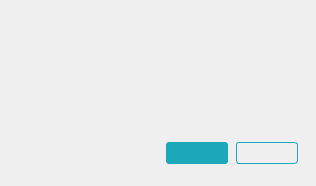
<?xml version="1.0" encoding="UTF-8"?>
<ui version="4.0">
 <class>DealMessageBox</class>
 <widget class="QWidget" name="DealMessageBox">
  <property name="geometry">
   <rect>
    <x>0</x>
    <y>0</y>
    <width>316</width>
    <height>186</height>
   </rect>
  </property>
  <property name="windowTitle">
   <string>DealMessageBox</string>
  </property>
  <property name="styleSheet">
   <string notr="true">
#DealMessageBox QPushButton#cancel{border-radius:3px;border:1px solid #1BA9BA;background:#00000000;color:#1BA9BA;}

#DealMessageBox QPushButton#confirm{border-radius:3px;border:none;background:#1BA9BA;color:#FFFFFF;}</string>
  </property>
  <layout class="QVBoxLayout" name="verticalLayout_2">
   <property name="leftMargin">
    <number>0</number>
   </property>
   <property name="topMargin">
    <number>0</number>
   </property>
   <property name="rightMargin">
    <number>0</number>
   </property>
   <property name="bottomMargin">
    <number>0</number>
   </property>
   <item>
    <widget class="QWidget" name="shadowbg" native="true">
     <layout class="QVBoxLayout" name="verticalLayout_5">
      <property name="spacing">
       <number>0</number>
      </property>
      <property name="leftMargin">
       <number>8</number>
      </property>
      <property name="topMargin">
       <number>8</number>
      </property>
      <property name="rightMargin">
       <number>8</number>
      </property>
      <property name="bottomMargin">
       <number>8</number>
      </property>
      <item>
       <widget class="QWidget" name="shadowinnerbg" native="true">
        <property name="minimumSize">
         <size>
          <width>300</width>
          <height>170</height>
         </size>
        </property>
        <property name="maximumSize">
         <size>
          <width>300</width>
          <height>170</height>
         </size>
        </property>
        <layout class="QVBoxLayout" name="verticalLayout">
         <property name="spacing">
          <number>0</number>
         </property>
         <property name="leftMargin">
          <number>0</number>
         </property>
         <property name="topMargin">
          <number>0</number>
         </property>
         <property name="rightMargin">
          <number>0</number>
         </property>
         <property name="bottomMargin">
          <number>0</number>
         </property>
         <item>
          <widget class="TitlebarWidget" name="titlebar" native="true">
           <property name="maximumSize">
            <size>
             <width>16777215</width>
             <height>27</height>
            </size>
           </property>
          </widget>
         </item>
         <item>
          <widget class="QWidget" name="wid_mid" native="true">
           <property name="styleSheet">
            <string notr="true"/>
           </property>
           <layout class="QHBoxLayout" name="horizontalLayout_2">
            <property name="spacing">
             <number>0</number>
            </property>
            <property name="leftMargin">
             <number>20</number>
            </property>
            <property name="topMargin">
             <number>0</number>
            </property>
            <property name="rightMargin">
             <number>12</number>
            </property>
            <property name="bottomMargin">
             <number>0</number>
            </property>
            <item>
             <widget class="QLabel" name="label_3">
              <property name="minimumSize">
               <size>
                <width>50</width>
                <height>50</height>
               </size>
              </property>
              <property name="maximumSize">
               <size>
                <width>50</width>
                <height>50</height>
               </size>
              </property>
              <property name="text">
               <string/>
              </property>
              <property name="pixmap">
               <pixmap resource="localman.qrc">:/Images/MB_Warning.png</pixmap>
              </property>
              <property name="scaledContents">
               <bool>true</bool>
              </property>
             </widget>
            </item>
            <item>
             <widget class="QLabel" name="label_2">
              <property name="text">
               <string/>
              </property>
              <property name="wordWrap">
               <bool>true</bool>
              </property>
              <property name="indent">
               <number>16</number>
              </property>
              <property name="textInteractionFlags">
               <set>Qt::LinksAccessibleByMouse|Qt::TextSelectableByKeyboard|Qt::TextSelectableByMouse</set>
              </property>
             </widget>
            </item>
           </layout>
          </widget>
         </item>
         <item>
          <widget class="QWidget" name="wid_bottom" native="true">
           <property name="minimumSize">
            <size>
             <width>0</width>
             <height>40</height>
            </size>
           </property>
           <property name="maximumSize">
            <size>
             <width>16777215</width>
             <height>40</height>
            </size>
           </property>
           <layout class="QHBoxLayout" name="horizontalLayout">
            <property name="spacing">
             <number>8</number>
            </property>
            <property name="leftMargin">
             <number>0</number>
            </property>
            <property name="topMargin">
             <number>0</number>
            </property>
            <property name="rightMargin">
             <number>10</number>
            </property>
            <property name="bottomMargin">
             <number>10</number>
            </property>
            <item>
             <spacer name="horizontalSpacer_2">
              <property name="orientation">
               <enum>Qt::Horizontal</enum>
              </property>
              <property name="sizeHint" stdset="0">
               <size>
                <width>40</width>
                <height>20</height>
               </size>
              </property>
             </spacer>
            </item>
            <item>
             <widget class="QPushButton" name="confirm">
              <property name="minimumSize">
               <size>
                <width>62</width>
                <height>22</height>
               </size>
              </property>
              <property name="maximumSize">
               <size>
                <width>62</width>
                <height>22</height>
               </size>
              </property>
              <property name="text">
               <string/>
              </property>
              <property name="flat">
               <bool>true</bool>
              </property>
             </widget>
            </item>
            <item>
             <widget class="QPushButton" name="cancel">
              <property name="minimumSize">
               <size>
                <width>62</width>
                <height>22</height>
               </size>
              </property>
              <property name="maximumSize">
               <size>
                <width>62</width>
                <height>22</height>
               </size>
              </property>
              <property name="text">
               <string/>
              </property>
              <property name="default">
               <bool>true</bool>
              </property>
              <property name="flat">
               <bool>true</bool>
              </property>
             </widget>
            </item>
           </layout>
          </widget>
         </item>
        </layout>
       </widget>
      </item>
     </layout>
    </widget>
   </item>
  </layout>
 </widget>
 <layoutdefault spacing="6" margin="11"/>
 <customwidgets>
  <customwidget>
   <class>TitlebarWidget</class>
   <extends>QWidget</extends>
   <header location="global">TitlebarWidget.h</header>
   <container>1</container>
  </customwidget>
 </customwidgets>
 <resources>
  <include location="localman.qrc"/>
 </resources>
 <connections/>
</ui>
